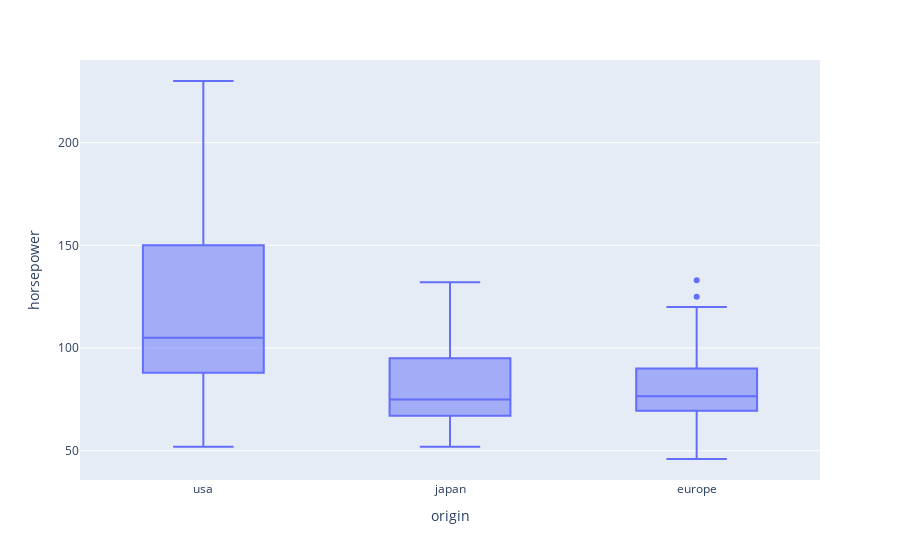

This figure's notebook cell:
### Code cell
#erste methode ist deletion ---> nicht empohlen
# zweite ist imputation
px.box(mpg, x= "origin", y ="horsepower") # usa ist sehr unterschiedlich, deswegen kein mean option möglich

### Figure 1 — Plotly figure (JSON) as saved in the notebook; plotly's stock layout.template omitted (floating-point values rounded to 4 significant figures; data arrays with more than 128 entries replaced by an {"elided": "..."} marker saying what was removed)
{"data": [{"alignmentgroup": "True", "hovertemplate": "origin=%{x}<br>horsepower=%{y}<extra></extra>", "legendgroup": "", "marker": {"color": "#636efa"}, "name": "", "notched": false, "offsetgroup": "", "orientation": "v", "showlegend": false, "type": "box", "x": {"elided": "398 str values"}, "x0": " ", "xaxis": "x", "y": {"elided": "398 int values"}, "y0": " ", "yaxis": "y"}], "layout": {"autosize": true, "boxmode": "group", "legend": {"tracegroupgap": 0}, "margin": {"t": 60}, "xaxis": {"anchor": "y", "autorange": true, "domain": [0, 1], "range": [-0.5, 2.5], "title": {"text": "origin"}, "type": "category"}, "yaxis": {"anchor": "x", "autorange": true, "domain": [0, 1], "range": [35.78, 240.2], "title": {"text": "horsepower"}, "type": "linear"}}}
